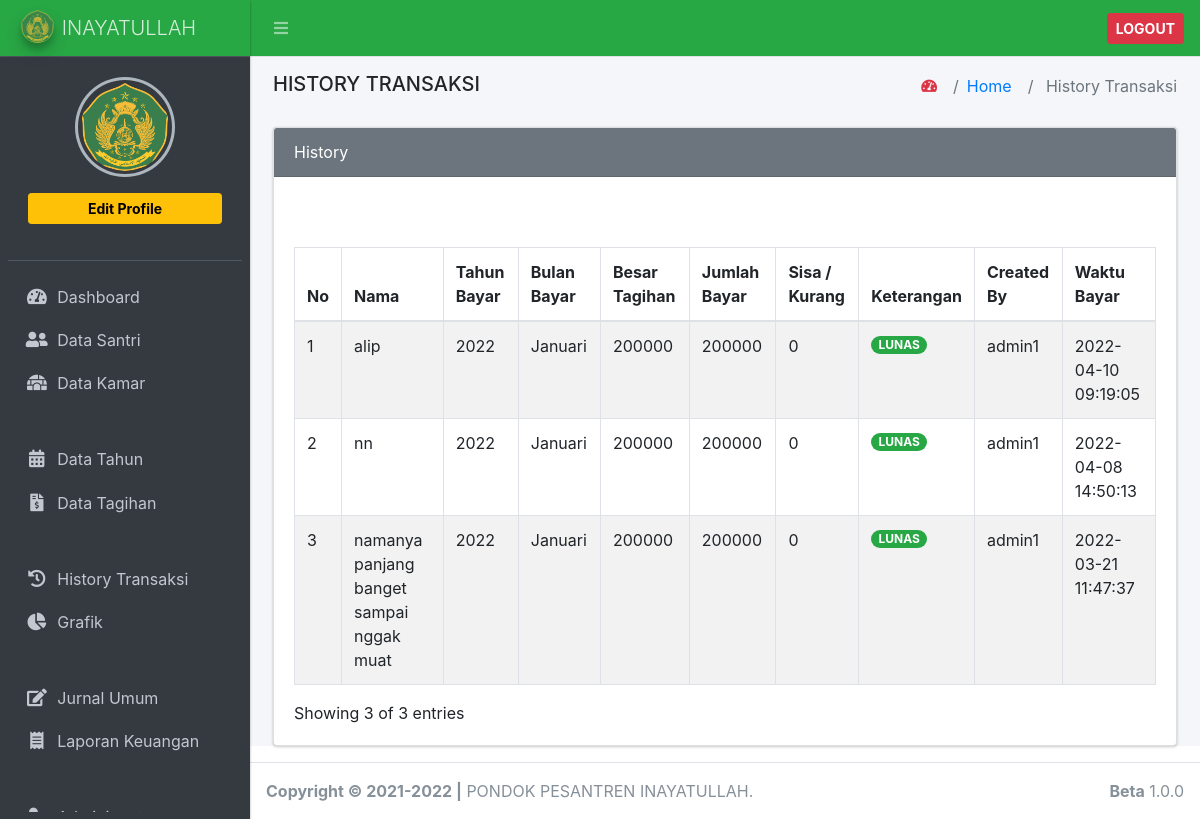
Page /index.php/history_transaksi on the committed database.
### tables this page shows
CREATE TABLE `tb_data_transaksi` (
  `id_data_transaksi` int(11) NOT NULL,
  `id_data_santri` int(11) NOT NULL,
  `id_data_tagihan` int(11) DEFAULT NULL,
  `jumlah_bayar` varchar(100) DEFAULT NULL,
  `sisa` varchar(100) DEFAULT NULL,
  `keterangan` enum('0','1') DEFAULT NULL,
  `tanggal_bayar` datetime DEFAULT NULL,
  `created_by` varchar(200) NOT NULL
);

CREATE TABLE `tb_data_santri` (
  `id` int(11) NOT NULL,
  `nama` varchar(200) NOT NULL,
  `nis` varchar(20) NOT NULL,
  `tgl_lahir` date DEFAULT NULL,
  `alamat` varchar(200) NOT NULL,
  `jenis_kelamin` enum('L','P') NOT NULL,
  `id_kamar` int(11) NOT NULL,
  `id_kelas` int(11) NOT NULL,
  `no_hp` varchar(20) NOT NULL,
  `password` varchar(20) NOT NULL,
  `tgl_masuk` date DEFAULT NULL,
  `status` enum('1','2','3','4') NOT NULL DEFAULT '1',
  `foto` varchar(200) NOT NULL
);

CREATE TABLE `tb_tahun` (
  `id_tahun` int(11) NOT NULL,
  `nama_tahun` varchar(200) NOT NULL,
  `nominal_tagihan` varchar(200) NOT NULL
);

CREATE TABLE `tb_bulan` (
  `id_bulan` int(11) NOT NULL,
  `nama_bulan` varchar(100) NOT NULL
);

CREATE TABLE `tb_data_tagihan` (
  `id` int(11) NOT NULL,
  `id_tahun` int(11) NOT NULL,
  `id_bulan` int(11) NOT NULL,
  `nominal` varchar(200) NOT NULL
);

### application/controllers/History_transaksi.php (called while the page is built, shortened)
<?php
class History_transaksi extends CI_Controller
{
	public function __construct()
	{
		$this->load->model('m_history_transaksi');
		$this->load->library('form_validation');
	}
	public function index()
	{
		$this->load->library('pagination');
		$config['base_url'] = 'http://localhost/spp_inay/history_transaksi/index/';
		$config['total_rows'] = $this->m_history_transaksi->count_search_data();
		$config['per_page'] = 10;
		$config['start'] = $this->uri->segment(3);
		$config["full_tag_open"] = ' <nav><ul class="pagination justify-content-end">';
		$config["full_tag_close"] = '</ul></nav>';
		$config['first_link'] = 'First';
		$config["first_tag_open"] = '<li class="page-item">';
		$config["first_tag_close"] = '</li>';
		$config['last_link'] = 'Last';
		$config["last_tag_open"] = '<li class="page-item">';
		$config["last_tag_close"] = '</li>';
		$config['prev_link'] = '&laquo';
		$config["prev_tag_open"] = '<li class="page-item">';
		$config["prev_tag_close"] = '</li>';
		$config['next_link'] = '&raquo;';
		$config["next_tag_open"] = '<li>';
		$config["next_tag_close"] = '</li>';
		$config["cur_tag_open"] = "<li class='page-item active'><a class='page-link' href='#'>";
		$config["cur_tag_close"] = "</a></li>";
		$config["num_tag_open"] = "<li class='page-item'>";
		$config["num_tag_close"] = "</li>";
		$config["attributes"] = array('class' => 'page-link');
		$config["num_links"] = 1;
		$this->pagination->initialize($config);
		$pagination_link = $this->pagination->create_links();
		$history_transaksi = $this->m_history_transaksi->get_search_data($config['per_page'], $config['start']);
		$data = [
			'title' => 'History Transaksi',
			'isi' => 'history_transaksi/index',
			'history_transaksi' => $history_transaksi,
			'start' => $this->uri->segment(3),
			'pagination' => $pagination_link,
			'jumlah_data' => $this->m_history_transaksi->count_search_data(),
		];
		return $this->load->view('master/index', $data);
	}
}

### index.php (called while the page is built, shortened)
<?php
require_once BASEPATH.'core/CodeIgniter.php';

### application/config/config.php (called while the page is built, shortened)
<?php
$config['base_url'] = 'http://localhost/spp_inay/';
$config['index_page'] = '';
$config['uri_protocol']    = 'REQUEST_URI';
$config['url_suffix'] = '';
$config['language']    = 'english';
$config['charset'] = 'UTF-8';
$config['enable_hooks'] = FALSE;
$config['subclass_prefix'] = 'MY_';
$config['composer_autoload'] = FALSE;
$config['permitted_uri_chars'] = 'a-z 0-9~%.:_\-';
$config['enable_query_strings'] = FALSE;
$config['controller_trigger'] = 'c';
$config['function_trigger'] = 'm';
$config['directory_trigger'] = 'd';
$config['allow_get_array'] = TRUE;
$config['log_threshold'] = 0;
$config['log_path'] = '';
$config['log_file_extension'] = '';
$config['log_file_permissions'] = 0644;
$config['log_date_format'] = 'Y-m-d H:i:s';
$config['error_views_path'] = '';
$config['cache_path'] = '';
$config['cache_query_string'] = FALSE;
$config['encryption_key'] = '';
$config['sess_driver'] = 'files';
$config['sess_cookie_name'] = 'ci_session';
$config['sess_expiration'] = 7200;
$config['sess_save_path'] = NULL;
$config['sess_match_ip'] = FALSE;
$config['sess_time_to_update'] = 300;
$config['sess_regenerate_destroy'] = FALSE;
$config['cookie_prefix']    = '';
$config['cookie_domain']    = '';
$config['cookie_path']        = '/';
$config['cookie_secure']    = FALSE;
$config['cookie_httponly']     = FALSE;
$config['standardize_newlines'] = FALSE;
$config['global_xss_filtering'] = FALSE;
$config['csrf_protection'] = FALSE;
$config['csrf_token_name'] = 'csrf_test_name';
$config['csrf_cookie_name'] = 'csrf_cookie_name';
$config['csrf_expire'] = 7200;
$config['csrf_regenerate'] = TRUE;
$config['csrf_exclude_uris'] = array();
$config['compress_output'] = FALSE;
$config['time_reference'] = 'local';
$config['rewrite_short_tags'] = FALSE;
$config['proxy_ips'] = '';

### application/models/m_history_transaksi.php (called while the page is built, shortened)
<?php
class m_history_transaksi extends CI_Model
{
	public function count_search_data()
	{
		$this->db->select('*');
		$this->db->where_not_in('tanggal_bayar','');
		return $this->db->get('tb_data_transaksi')->num_rows();
	}
	public function get_search_data($limit, $start)
	{
		$this->db->select('*');
		$this->db->join('tb_data_santri', 'tb_data_santri.id = tb_data_transaksi.id_data_santri');
		$this->db->join('tb_data_tagihan', 'tb_data_tagihan.id = tb_data_transaksi.id_data_tagihan');
		$this->db->join('tb_kamar', 'tb_kamar.id_kamar = tb_data_santri.id_kamar');
		$this->db->join('tb_kelas', 'tb_kelas.id_kelas = tb_data_santri.id_kelas');
		$this->db->join('tb_tahun', 'tb_data_tagihan.id_tahun = tb_tahun.id_tahun');
		$this->db->join('tb_bulan', 'tb_data_tagihan.id_bulan = tb_bulan.id_bulan');
		$this->db->order_by('tb_data_transaksi.tanggal_bayar', 'DESC');
		$this->db->where_not_in('tanggal_bayar','');
		return $this->db->get('tb_data_transaksi', $limit, $start)->result();
	}
}

### application/views/history_transaksi/index.php (the view, shortened to what this page needs)
<div class="card card-secondary">
    <div class="card-header">
        History
    </div>
    <div class="card-body card-outline">
        <div id="example1_wrapper" class="dataTables_wrapper dt-bootstrap4">
            <div class="row d-flex">
                <div class="col-6">
                </div>
                <div class="col-6">
                </div>
            </div>
            <br>
            <div class="row d-flex">
                <div class="col-9">
                </div>
                <div class="col-3">
                </div>
            </div>
            <br>
            <div class="row">
                <div class="col-sm-12">
                    <table id="example1" class="table table-bordered table-striped dataTable" role="grid" aria-describedby="example1_info">
                        <thead>
                            <tr role="row">
                                <th class="sorting_asc" tabindex="0" aria-controls="example1" rowspan="1" colspan="1" aria-sort="ascending" aria-label="No: activate to sort column descending">No</th>
                                <th class="sorting" tabindex="0" aria-controls="example1" rowspan="1" colspan="1" aria-label="Nama: activate to sort column ascending">Nama</th>
                                <th class="sorting" tabindex="0" aria-controls="example1" rowspan="1" colspan="1" aria-label="Alamat: activate to sort column ascending">Tahun Bayar</th>
                                <th class="sorting" tabindex="0" aria-controls="example1" rowspan="1" colspan="1" aria-label="Kamar: activate to sort column ascending">Bulan Bayar</th>
                                <th class="sorting" tabindex="0" aria-controls="example1" rowspan="1" colspan="1" aria-label="Kelas: activate to sort column ascending">Besar Tagihan</th>
                                <th class="sorting" tabindex="0" aria-controls="example1" rowspan="1" colspan="1" aria-label="Kelas: activate to sort column ascending">Jumlah Bayar</th>
                                <th class="sorting" tabindex="0" aria-controls="example1" rowspan="1" colspan="1" aria-label="Kelas: activate to sort column ascending">Sisa / Kurang</th>
                                <th class="sorting" tabindex="0" aria-controls="example1" rowspan="1" colspan="1" aria-label="Kelas: activate to sort column ascending">Keterangan</th>
                                <th class="sorting" tabindex="0" aria-controls="example1" rowspan="1" colspan="1" aria-label="Kelas: activate to sort column ascending">Created By</th>
                                <th class="sorting" tabindex="0" aria-controls="example1" rowspan="1" colspan="1" aria-label="Kelas: activate to sort column ascending">Waktu Bayar</th>
                            </tr>
                        </thead>
                        <tbody>
                            <?php
                            $no = 0;
                            $urut = 0;
                            foreach ($history_transaksi as $ds) {
                                $no++
                            ?>
                                <tr role="row" class="odd">
                                    <td><?= ++$start ?></td>
                                    <td><?= $ds->nama; ?></td>
                                    <td><?= $ds->nama_tahun; ?></td>
                                    <td><?= $ds->nama_bulan; ?></td>
                                    <td><?= $ds->nominal; ?></td>
                                    <td>
                                        <?php
                                        if ($ds->jumlah_bayar >= 0) {
                                            echo $ds->jumlah_bayar;
                                        } else if ($urut == 0) { ?>
                                            <?php $urut++; ?>
                                            <a type="button" class="btn btn-sm btn-primary" data-toggle="tooltip" data-placement="top" title="Input Transaksi" href="<?= base_url('history_transaksi/add/') ?><?= $ds->id_data_transaksi ?>">Input Transaksi</a>
                                            <?php } else { ?>
                                                <a type="button" aria-disabled="true" class="btn btn-sm btn-primary disabled" data-toggle="tooltip" data-placement="top" title="Input Transaksi" href="<?= base_url('history_transaksi/add/') ?><?= $ds->id_data_transaksi ?>">Input Transaksi</a>
                                        <?php } ?>
                                    </td>
                                    <td>
                                        <?php if ($ds->sisa > 0) { ?>
                                            <?php $urut--; ?>
                                            <a href=""><?= $ds->sisa; ?></a>
                                            <!-- <button type="button" class="btn btn-default" data-toggle="modal" data-target="#modal-default">
                                                <?= $ds->sisa; ?>
                                            </button> -->
                                            <?php } else if ($ds->sisa < 0) { ?>
                                                <?php $urut--; ?>
                                                <p><?= $ds->sisa; ?></p>
                                                <?php } else { ?>
                                                    <?= $ds->sisa; ?>
                                                    <?php } ?>
                                                </td>
                                                <td>
                                            <?php
                                            if ($ds->keterangan == 1) { ?>
                                            <h6><span class="badge badge-pill badge-success">LUNAS</span></h6>
                                            <?php } elseif ($ds->keterangan == '0') { ?>
                                                <h6><span class="badge badge-pill badge-success">BELUM LUNAS</span></h6>
                                                <?php } ?>
                                            </td>
                                            <td><?= $ds->created_by; ?></td>
                                            <td><?= $ds->tanggal_bayar; ?></td>
                                        </tr>
                                        <?php
                            } ?>
                        </tbody>
                    </table>
                </div>
            </div>
            <div class="row">
                <div class="col-sm-12 col-md-5">
                    <div class="dataTables_info" id="example1_info" role="status" aria-live="polite">Showing <?= $no; ?> of <?= $jumlah_data; ?> entries</div>
                </div>
                <div class="col-sm-12 col-md-7 float-right">
                </div>
            </div>
        </div>
    </div>
</div>

### rows in the picture
tb_data_transaksi: id_data_santri.nama "alip", tb_tahun.nama_tahun "2022", tb_bulan.nama_bulan "Januari", id_data_tagihan.nominal "200000", jumlah_bayar "200000", sisa "0", keterangan "LUNAS", created_by "admin1", tanggal_bayar "2022-04-10 09:19:05"
tb_data_transaksi: id_data_santri.nama "nn", tb_tahun.nama_tahun "2022", tb_bulan.nama_bulan "Januari", id_data_tagihan.nominal "200000", jumlah_bayar "200000", sisa "0", keterangan "LUNAS", created_by "admin1", tanggal_bayar "2022-04-08 14:50:13"
tb_data_transaksi: id_data_santri.nama "namanya panjang banget sampai nggak muat", tb_tahun.nama_tahun "2022", tb_bulan.nama_bulan "Januari", id_data_tagihan.nominal "200000", jumlah_bayar "200000", sisa "0", keterangan "LUNAS", created_by "admin1", tanggal_bayar "2022-03-21 11:47:37"

### other values in the picture
$title "HISTORY TRANSAKSI"
$title "History Transaksi"
$no "3"
$jumlah_data "3"
